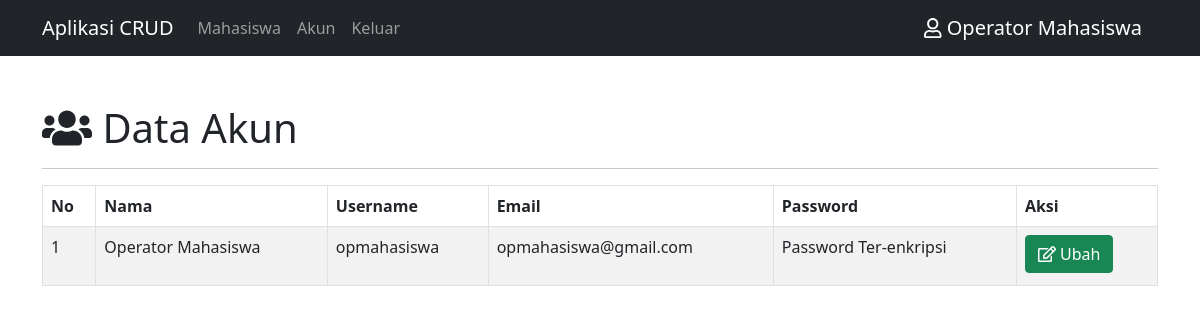
/crud-modal.php (signed in), run on the app's committed database.
### tables this page shows
CREATE TABLE `akun` (
  `id_akun` int(11) NOT NULL,
  `nama` varchar(100) NOT NULL,
  `username` varchar(100) NOT NULL,
  `email` varchar(50) NOT NULL,
  `password` varchar(200) NOT NULL,
  `level` int(2) NOT NULL
);

### config/controller-mahasiswa.php (called while the page is built, shortened)
<?php
function select($query)
{
    global $db;
    $result = mysqli_query($db, $query);
    $rows = [];
    while ($row = mysqli_fetch_assoc($result)) {
        $rows[] = $row;
    }
    return $rows;
}

### crud-modal.php (the view, shortened to what this page needs)
<?php
include 'layout/header.php';
$data_akun = select("SELECT * FROM akun");
$id_akun = $_SESSION['id_akun'];
$data_bylogin = select("SELECT * FROM akun WHERE id_akun = $id_akun");
?>
<div class="container mt-5">
    <h1><i class="fas fa-users"></i> Data Akun</h1>
    <hr>
    <table class="table table-bordered table-striped" mt-3 id="table">
        <thead>
            <tr>
                <th>No</th>
                <th>Nama</th>
                <th>Username</th>
                <th>Email</th>
                <th>Password</th>
                <th>Aksi</th>
            </tr>
        <tbody>
            <?php $no = 1; ?>
            <?php if ($_SESSION['level'] == 1) : ?>
                <?php foreach ($data_akun as $akun) : ?>
                    <tr>
                        <td><?= $no++; ?></td>
                        <td><?= $akun['nama']; ?></td>
                        <td><?= $akun['username']; ?></td>
                        <td><?= $akun['email']; ?></td>
                        <td>Password Ter-enkripsi</td>
                        <td class="center">
                            <button type="button" class="btn btn-success mb-1" data-bs-toggle="modal" data-bs-target="#modalUbah<?= $akun['id_akun'] ?>"=""><i class="far fa-edit"></i> Ubah</button>
                            <button type="button" class="btn btn-danger mb-1" data-bs-toggle="modal" data-bs-target="#modalHapus<?= $akun['id_akun']; ?>"><i class="far fa-trash-alt"></i> Hapus</button>
                        </td>
                    </tr>
                <?php endforeach; ?>
            <?php else : ?>
                <?php foreach ($data_bylogin as $akun) : ?>
                    <tr>
                        <td><?= $no++; ?></td>
                        <td><?= $akun['nama']; ?></td>
                        <td><?= $akun['username']; ?></td>
                        <td><?= $akun['email']; ?></td>
                        <td>Password Ter-enkripsi</td>
                        <td class="center">
                            <button type="button" class="btn btn-success mb-1" data-bs-toggle="modal" data-bs-target="#modalUbah<?= $akun['id_akun'] ?>"=""><i class="far fa-edit"></i> Ubah</button>
                        </td>
                    </tr>
                <?php endforeach; ?>
            <?php endif ?>
        </tbody>
        </thead>
    </table>
</div>
<?php include 'layout/footer.php';

### data on the page
akun: nama "Operator Mahasiswa", username "opmahasiswa", email "opmahasiswa@gmail.com"

### other printed values
$_SESSION['nama'] "Operator Mahasiswa"
